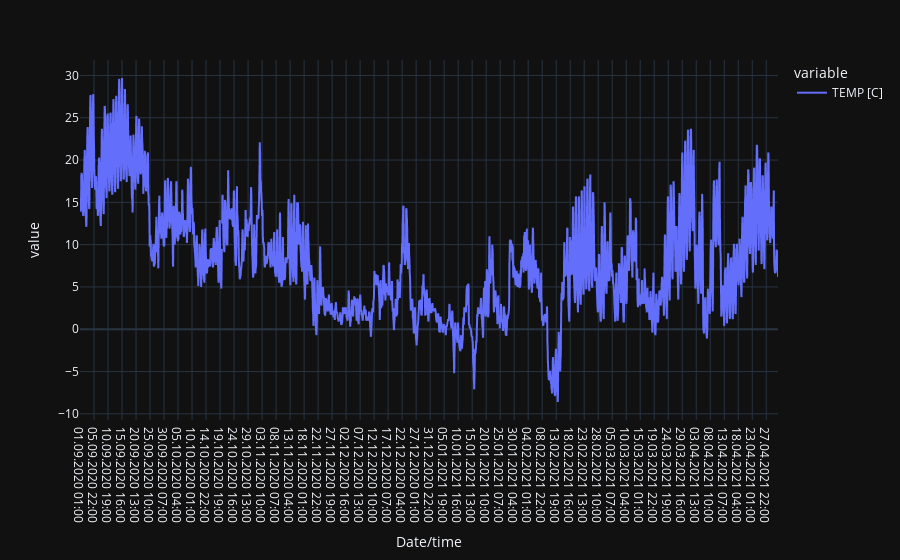

The notebook cell this image was saved under:
### Code cell
temperature_series.plot()

### Figure 1 — Plotly figure (JSON) as saved in the notebook; plotly's stock layout.template omitted (floating-point values rounded to 4 significant figures; data arrays with more than 128 entries replaced by an {"elided": "..."} marker saying what was removed)
{"data": [{"hovertemplate": "variable=TEMP [C]<br>Date/time=%{x}<br>value=%{y}<extra></extra>", "legendgroup": "TEMP [C]", "line": {"color": "#636efa", "dash": "solid"}, "mode": "lines", "name": "TEMP [C]", "showlegend": true, "type": "scattergl", "x": {"elided": "5832 str values"}, "xaxis": "x", "y": {"elided": "5832 float values"}, "yaxis": "y"}], "layout": {"legend": {"title": {"text": "variable"}, "tracegroupgap": 0}, "margin": {"t": 60}, "xaxis": {"anchor": "y", "domain": [0, 1], "title": {"text": "Date/time"}}, "yaxis": {"anchor": "x", "domain": [0, 1], "title": {"text": "value"}}}}
